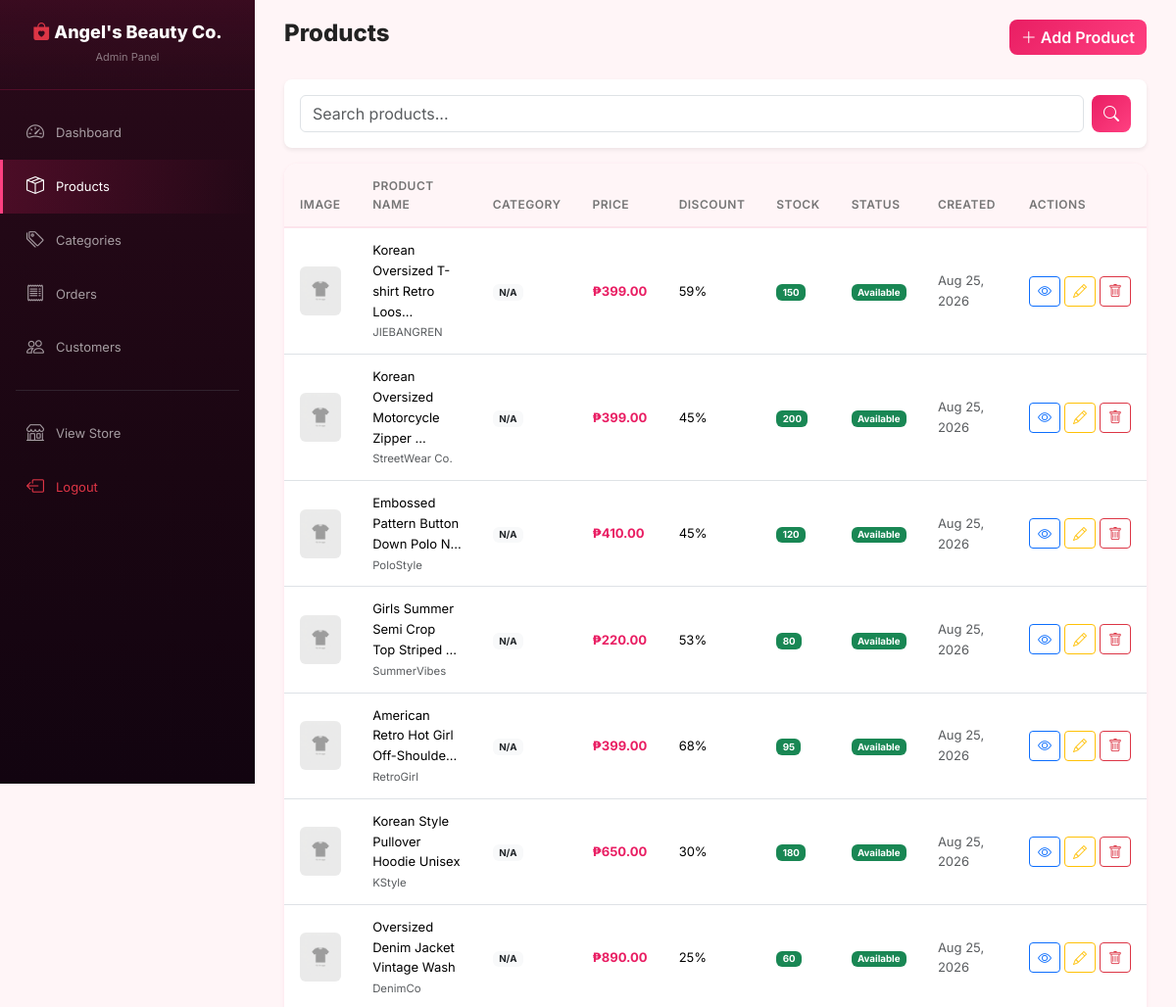
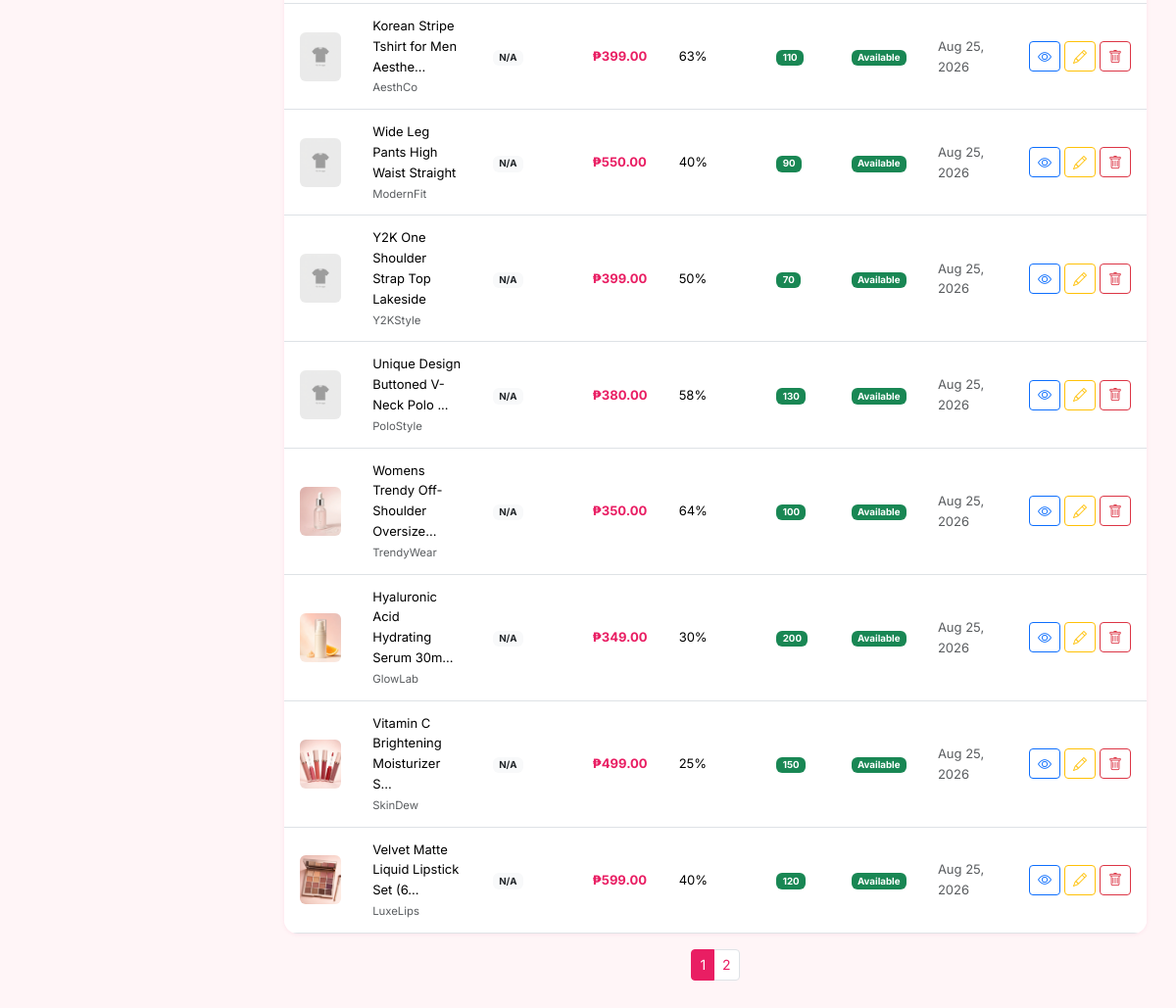
/admin/products.php (signed in), run on the app's committed database (2 pictures, top to bottom).
### tables this page shows
CREATE TABLE IF NOT EXISTS products (
    id INT AUTO_INCREMENT PRIMARY KEY,
    category_id INT NOT NULL,
    product_name VARCHAR(255) NOT NULL,
    description TEXT,
    brand VARCHAR(100) DEFAULT NULL,
    gender ENUM('Men', 'Women', 'Unisex') DEFAULT 'Unisex',
    sizes VARCHAR(255) DEFAULT NULL,
    colors VARCHAR(255) DEFAULT NULL,
    price DECIMAL(10,2) NOT NULL,
    discount INT DEFAULT 0,
    stock INT DEFAULT 0,
    rating DECIMAL(2,1) DEFAULT 4.5,
    sold INT DEFAULT 0,
    featured TINYINT(1) DEFAULT 0,
    new_arrival TINYINT(1) DEFAULT 0,
    location VARCHAR(255) DEFAULT NULL,
    status ENUM('Available', 'Out of Stock') DEFAULT 'Available',
    created_at TIMESTAMP DEFAULT CURRENT_TIMESTAMP,
    updated_at TIMESTAMP DEFAULT CURRENT_TIMESTAMP ON UPDATE CURRENT_TIMESTAMP,
    FOREIGN KEY (category_id) REFERENCES categories(id) ON DELETE CASCADE
);

### includes/functions.php (called while the page is built, shortened)
<?php
function formatPrice($price) {
    return '₱' . number_format($price, 2);
}
function sanitize($data) {
    return htmlspecialchars(strip_tags(trim($data)));
}
function truncateText($text, $length = 50) {
    if (strlen($text) <= $length) return $text;
    return substr($text, 0, $length) . '...';
}
function getPagination($totalRecords, $perPage, $currentPage) {
    $totalPages = ceil($totalRecords / $perPage);
    $offset = ($currentPage - 1) * $perPage;
    return [
        'totalPages' => $totalPages,
        'offset' => $offset,
        'currentPage' => $currentPage,
        'perPage' => $perPage
    ];
}

### admin/products.php (the view, shortened to what this page needs)
<?php
require_once __DIR__ . '/../includes/db.php';
require_once __DIR__ . '/../includes/functions.php';
$search = sanitize($_GET['q'] ?? '');
$page = max(1, (int)($_GET['page'] ?? 1));
$perPage = 15;
$where = "1=1";
$params = [];
$countStmt = $pdo->prepare("SELECT COUNT(*) FROM products p WHERE $where");
$countStmt->execute($params);
$total = $countStmt->fetchColumn();
$pagination = getPagination($total, $perPage, $page);
$sql = "SELECT p.*, c.category_name,
    (SELECT pi.image FROM product_images pi WHERE pi.product_id = p.id AND pi.is_primary = 1 LIMIT 1) as primary_image
    FROM products p LEFT JOIN categories c ON p.category_id = c.id
    WHERE $where ORDER BY p.created_at DESC
    LIMIT {$pagination['perPage']} OFFSET {$pagination['offset']}";
$stmt = $pdo->prepare($sql);
$stmt->execute($params);
$products = $stmt->fetchAll();
require_once __DIR__ . '/../includes/header.php';
require_once __DIR__ . '/includes/sidebar.php';
?>
<div class="admin-content">
    <div class="admin-header">
        <div>
            <h2>Products</h2>
        </div>
        <a href="add_product.php" class="btn btn-shopee"><i class="bi bi-plus-lg"></i> Add Product</a>
    </div>
    <div class="bg-white rounded-3 shadow-sm p-3 mb-3">
        <form class="d-flex gap-2" method="GET">
            <input type="text" name="q" class="form-control" placeholder="Search products..." value="<?= htmlspecialchars($search) ?>">
            <button class="btn btn-shopee"><i class="bi bi-search"></i></button>
        </form>
    </div>
    <div class="data-table">
        <table class="table table-hover">
            <thead>
                <tr>
                    <th>Image</th><th>Product Name</th><th>Category</th><th>Price</th>
                    <th>Discount</th><th>Stock</th><th>Status</th><th>Created</th><th>Actions</th>
                </tr>
            </thead>
            <tbody>
            <?php foreach ($products as $p):
                $imgSrc = ($p['primary_image'] && file_exists(UPLOAD_PATH . $p['primary_image'])) ? UPLOAD_URL . $p['primary_image'] : BASE_URL . 'assets/images/no-image.png';
            ?>
            <tr>
                <td><img src="<?= $imgSrc ?>" style="width:50px;height:50px;object-fit:cover;border-radius:6px" alt=""></td>
                <td>
                    <div class="fw-500"><?= truncateText($p['product_name'], 35) ?></div>
                    <small class="text-muted"><?= $p['brand'] ?></small>
                </td>
                <td><span class="badge bg-light text-dark"><?= htmlspecialchars($p['category_name'] ?? 'N/A') ?></span></td>
                <td class="fw-bold" style="color:var(--primary)"><?= formatPrice($p['price']) ?></td>
                <td><?= $p['discount'] ?>%</td>
                <td>
                    <?php if ($p['stock'] <= 10 && $p['stock'] > 0): ?>
                    <span class="badge bg-warning text-dark"><?= $p['stock'] ?></span>
                    <?php elseif ($p['stock'] <= 0): ?>
                    <span class="badge bg-danger">0</span>
                    <?php else: ?>
                    <span class="badge bg-success"><?= $p['stock'] ?></span>
                    <?php endif; ?>
                </td>
                <td><span class="badge bg-<?= $p['status'] === 'Available' ? 'success' : 'danger' ?>"><?= $p['status'] ?></span></td>
                <td class="text-muted small"><?= date('M d, Y', strtotime($p['created_at'])) ?></td>
                <td>
                    <div class="d-flex gap-1">
                        <a href="<?= CLIENT_URL ?>product.php?id=<?= $p['id'] ?>" class="btn btn-sm btn-outline-primary" target="_blank" title="View"><i class="bi bi-eye"></i></a>
                        <a href="edit_product.php?id=<?= $p['id'] ?>" class="btn btn-sm btn-outline-warning" title="Edit"><i class="bi bi-pencil"></i></a>
                        <a href="products.php?delete=<?= $p['id'] ?>" class="btn btn-sm btn-outline-danger" onclick="return confirm('Are you sure you want to delete this product?');" title="Delete"><i class="bi bi-trash"></i></a>
                    </div>
                </td>
            </tr>
            <?php endforeach; ?>
            </tbody>
        </table>
    </div>
    <?php if ($pagination['totalPages'] > 1): ?>
    <nav class="mt-3 d-flex justify-content-center">
        <ul class="pagination pagination-sm">
            <?php for ($i = 1; $i <= $pagination['totalPages']; $i++):
                $urlParams = $_GET; $urlParams['page'] = $i;
            ?>
            <li class="page-item <?= $i == $page ? 'active' : '' ?>">
                <a class="page-link" href="?<?= http_build_query($urlParams) ?>" style="<?= $i == $page ? 'background:var(--primary);border-color:var(--primary)' : 'color:var(--primary)' ?>"><?= $i ?></a>
            </li>
            <?php endfor; ?>
        </ul>
    </nav>
    <?php endif; ?>
</div>
</body></html>

### assets/css/style.css (style rules this page uses)
:root { --primary: #E91E63; --primary-dark: #C2185B; --primary-deeper: #AD1457; --primary-light: #F06292; --primary-pale: #FCE4EC; --primary-glow: rgba(233, 30, 99, 0.35); --secondary: #222; --accent: #FF4081; --accent-light: #FF80AB; --bg-light: #FFF5F7; --bg-white: #fff; --text-dark: #222; --text-muted: #757575; --text-light: #999; --border: #F3D5DE; --shadow-sm: 0 1px 4px rgba(233,30,99,.08); --shadow-md: 0 4px 18px rgba(233,30,99,.13); --shadow-lg: 0 8px 36px rgba(233,30,99,.18); --shadow-glow: 0 0 20px rgba(233,30,99,.2); --radius: 8px; --radius-lg: 14px; --transition: all .28s cubic-bezier(.4,0,.2,1); --gold: #ffc107; }
* { margin:0; padding:0; box-sizing:border-box; }
body { font-family:'Inter',sans-serif; background:var(--bg-light); color:var(--text-dark); line-height:1.6; }
a { text-decoration:none; color:inherit; }
img { max-width:100%; height:auto; }
.admin-content { margin-left:260px; padding:20px 30px; min-height:100vh; background:var(--bg-light); }
.admin-header { display:flex; justify-content:space-between; align-items:center; margin-bottom:24px; }
.admin-header h2 { font-weight:800; font-size:24px; }
.data-table { background:#fff; border-radius:var(--radius-lg); box-shadow:var(--shadow-sm); overflow:hidden; }
.data-table .table { margin:0; }
.data-table .table th { background: #FFF5F7; font-size: 12px; font-weight: 600; text-transform: uppercase; color: var(--text-muted); letter-spacing: .5px; border-bottom: 2px solid var(--primary-pale); padding: 13px 16px; }
.data-table .table td { padding:12px 16px; vertical-align:middle; font-size:13px; }
.btn-shopee { background: linear-gradient(135deg, var(--primary), var(--accent)); color: #fff; border: none; font-weight: 600; transition: var(--transition); border-radius: var(--radius); }

### data on the page
products: product_name "Korean Oversized T-shirt Retro Loos...", brand "JIEBANGREN", category_name "N/A", price "₱399.00", discount "59", stock "150", status "Available", created_at "Aug 25, 2026"
products: product_name "Korean Oversized Motorcycle Zipper ...", brand "StreetWear Co.", category_name "N/A", price "₱399.00", discount "45", stock "200", status "Available", created_at "Aug 25, 2026"
products: product_name "Embossed Pattern Button Down Polo N...", brand "PoloStyle", category_name "N/A", price "₱410.00", discount "45", stock "120", status "Available", created_at "Aug 25, 2026"
products: product_name "Girls Summer Semi Crop Top Striped ...", brand "SummerVibes", category_name "N/A", price "₱220.00", discount "53", stock "80", status "Available", created_at "Aug 25, 2026"
products: product_name "American Retro Hot Girl Off-Shoulde...", brand "RetroGirl", category_name "N/A", price "₱399.00", discount "68", stock "95", status "Available", created_at "Aug 25, 2026"
products: product_name "Korean Style Pullover Hoodie Unisex", brand "KStyle", category_name "N/A", price "₱650.00", discount "30", stock "180", status "Available", created_at "Aug 25, 2026"
products: product_name "Oversized Denim Jacket Vintage Wash", brand "DenimCo", category_name "N/A", price "₱890.00", discount "25", stock "60", status "Available", created_at "Aug 25, 2026"
products: product_name "Korean Stripe Tshirt for Men Aesthe...", brand "AesthCo", category_name "N/A", price "₱399.00", discount "63", stock "110", status "Available", created_at "Aug 25, 2026"
products: product_name "Wide Leg Pants High Waist Straight", brand "ModernFit", category_name "N/A", price "₱550.00", discount "40", stock "90", status "Available", created_at "Aug 25, 2026"
products: product_name "Y2K One Shoulder Strap Top Lakeside", brand "Y2KStyle", category_name "N/A", price "₱399.00", discount "50", stock "70", status "Available", created_at "Aug 25, 2026"
products: product_name "Unique Design Buttoned V-Neck Polo ...", brand "PoloStyle", category_name "N/A", price "₱380.00", discount "58", stock "130", status "Available", created_at "Aug 25, 2026"
products: shows a picture, product_name "Womens Trendy Off-Shoulder Oversize...", brand "TrendyWear", category_name "N/A", price "₱350.00", discount "64", stock "100", status "Available", created_at "Aug 25, 2026"
products: shows a picture, product_name "Hyaluronic Acid Hydrating Serum 30m...", brand "GlowLab", category_name "N/A", price "₱349.00", discount "30", stock "200", status "Available", created_at "Aug 25, 2026"
products: shows a picture, product_name "Vitamin C Brightening Moisturizer S...", brand "SkinDew", category_name "N/A", price "₱499.00", discount "25", stock "150", status "Available", created_at "Aug 25, 2026"
products: shows a picture, product_name "Velvet Matte Liquid Lipstick Set (6...", brand "LuxeLips", category_name "N/A", price "₱599.00", discount "40", stock "120", status "Available", created_at "Aug 25, 2026"
